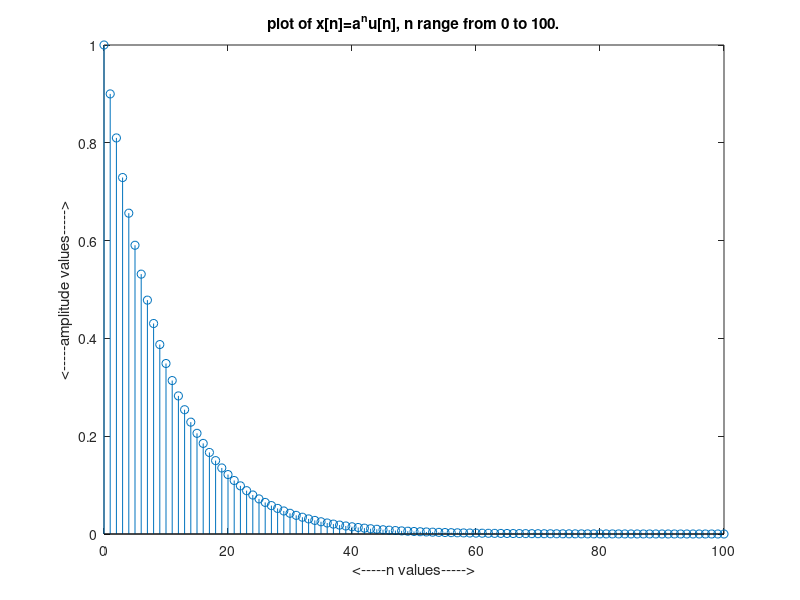

Source code (MATLAB): (Note: this script raises an error after producing the figure.)
clc
clear all
close all


a=0.9;
n=0:100;
u=n>=0;
p=(a.^n).*(u);

stem(n,p)
xlabel('<-----n values----->')
ylabel('<-----amplitude values----->')
title('plot of x[n]=a^nu[n], n range from 0 to 100.')

x = sum(p,"all");
disp('sum over 0 to 100=')
display(x)
